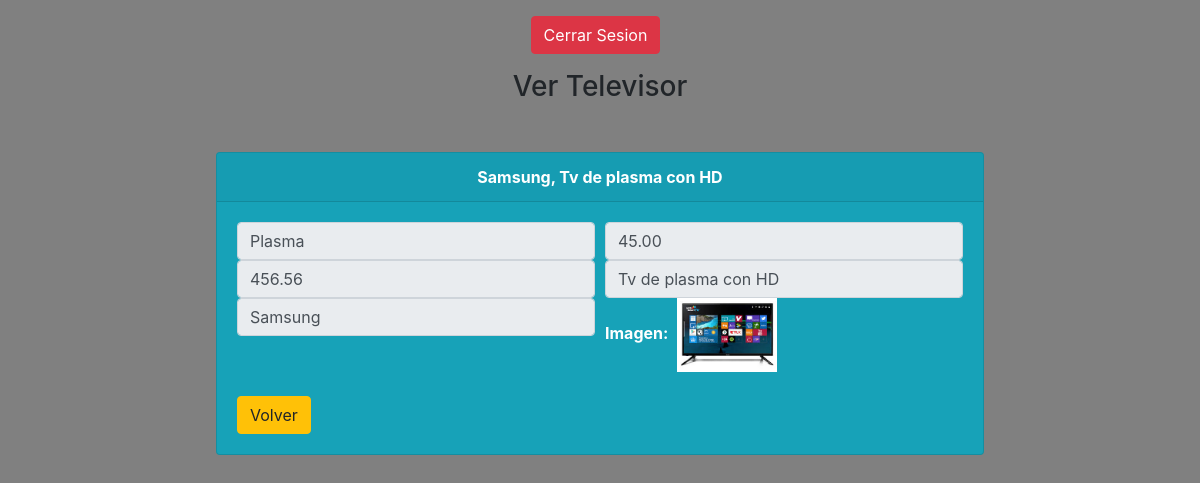
/vtelevisor.php?id=1 (signed in), run on the app's committed database.
### tables this page shows
create table televisores(
	id int auto_increment primary key,
	tipo varchar(60) not null,
	pulgadas float(6,2),
	imagen varchar(120) default 'img/televisores/default.jpg',
	precio float (6,2),
	descripcion varchar (200) not null,
	marca varchar(20) not null
);

### class/Televisores.php (called while the page is built, shortened)
<?php
class Televisores
{
    private $conexion;
    public function __construct()
    {
        $numeroArg = func_num_args();
    }
    public function setConexion($con)
    {
        $this->conexion = $con;
    }
    public function verTelevisor($id)
    {
        $consulta = "select tipo,pulgadas,imagen,precio,descripcion,marca from televisores where id=:cod";
        $stmt = $this->conexion->prepare($consulta);
        try {
            $stmt->execute([
                ':cod' => $id
            ]);
        } catch (PDOException $ex) {
            die("Error al recuperar una plataforma!!! " . $ex->getMessage());
        }
        $fila = $stmt->fetch(PDO::FETCH_OBJ);
        return $fila;
    }
}

### vtelevisor.php (the view, shortened to what this page needs)
<!DOCTYPE html>
<html lang="en">
<head>
    <link rel="stylesheet" href="https://stackpath.bootstrapcdn.com/bootstrap/4.3.1/css/bootstrap.min.css">
</head>
<body style="background-color:grey">
<?php
    if (isset($_SESSION['usuario'])) {
        echo "<div class='text-center mt-3'>";
        echo "<form name='cerrar' action='cerrarSesion.php' method='POST' style='display:inline;'>";
        echo "<input type='submit' class='btn btn-danger' value='Cerrar Sesion'>\n";
        echo "</form>&nbsp;";
        echo "</div>";
    }
    ?>
<h3 class='text-center mt-3'>Ver Televisor</h3>
<?php
$conexion = new Conexion();
    $llave = $conexion->getLlave();
    $televisor = new Televisores($llave);
    $id = $_GET['id'];
    $fila = $televisor->verTelevisor($id);
    $tipo = $fila->tipo;
    $pulgadas = $fila->pulgadas;
    $imagen = $fila->imagen;
    $precio = $fila->precio;
    $descripcion = $fila->descripcion;
    $marca = $fila->marca;
    ?>
    <div class="card text-white bg-info mt-5 mx-auto" style="max-width: 48rem;">
        <div class="card-header text-center"><b><?php echo $marca.', '.$descripcion?></b></div>
        <div class="card-body" style="font-size:1.1 em">
        <form name='uno' method='POST' enctype="multipart/form-data" action='utelevisor.php'>
            <div class="form-row">
                <div class="col">
                    <input type="text" class="form-control" value='<?php echo $tipo ?>' name='tipo' readonly/>
                </div>
                <div class="col">
                    <input type="text" class="form-control" value='<?php echo $pulgadas ?>' name='pulgadas' readonly />
                </div>
            </div>
            <div class="form-row">
                <div class="col">
                    <input type="text" class="form-control" value='<?php echo $precio ?>' name='precio' readonly />
                </div>
                <div class="col">
                    <input type="text" class="form-control" value='<?php echo $descripcion ?>' name='descripcion' readonly />
                </div>
            </div>
            <div class="form-row">
                <div class="col">
                    <input type="text" class="form-control" value='<?php echo $marca ?>' name='marca' readonly />
                </div>
                <div class="col">
                    <label for="im"><b>Imagen:&nbsp;</b></label>
                    <img src='<?php echo $imagen; ?>' width='100px' />
                </div>
        </div>
            <div class="form-row mt-4">
                <div class="col">
                    <a href='televisores.php' class='btn btn-warning'>Volver</a>
                </div>
            </div>
    </div>
    </div>
</body>
</html>

### data on the page
televisores: marca "Samsung", descripcion "Tv de plasma con HD", tipo "Plasma", pulgadas "45.00", precio "456.56", imagen (placeholder picture)
